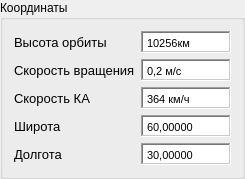
                  <widget class="QGroupBox" name="groupBox_13">
                   <property name="title">
                    <string>Координаты</string>
                   </property>
                   <layout class="QVBoxLayout" name="verticalLayout_11">
                    <item>
                     <layout class="QHBoxLayout" name="horizontalLayout_23">
                      <item>
                       <widget class="QLabel" name="label_49">
                        <property name="minimumSize">
                         <size>
                          <width>120</width>
                          <height>0</height>
                         </size>
                        </property>
                        <property name="font">
                         <font>
                          <pointsize>10</pointsize>
                         </font>
                        </property>
                        <property name="text">
                         <string>Высота орбиты</string>
                        </property>
                       </widget>
                      </item>
                      <item>
                       <widget class="QTextEdit" name="textEdit_18">
                        <property name="sizePolicy">
                         <sizepolicy hsizetype="Preferred" vsizetype="Expanding">
                          <horstretch>0</horstretch>
                          <verstretch>0</verstretch>
                         </sizepolicy>
                        </property>
                        <property name="minimumSize">
                         <size>
                          <width>85</width>
                          <height>0</height>
                         </size>
                        </property>
                        <property name="maximumSize">
                         <size>
                          <width>90</width>
                          <height>22</height>
                         </size>
                        </property>
                        <property name="font">
                         <font>
                          <pointsize>11</pointsize>
                         </font>
                        </property>
                        <property name="frameShape">
                         <enum>QFrame::WinPanel</enum>
                        </property>
                        <property name="frameShadow">
                         <enum>QFrame::Sunken</enum>
                        </property>
                        <property name="verticalScrollBarPolicy">
                         <enum>Qt::ScrollBarAlwaysOff</enum>
                        </property>
                        <property name="horizontalScrollBarPolicy">
                         <enum>Qt::ScrollBarAlwaysOff</enum>
                        </property>
                        <property name="html">
                         <string>&lt;!DOCTYPE HTML PUBLIC &quot;-//W3C//DTD HTML 4.0//EN&quot; &quot;http://www.w3.org/TR/REC-html40/strict.dtd&quot;&gt;
&lt;html&gt;&lt;head&gt;&lt;meta name=&quot;qrichtext&quot; content=&quot;1&quot; /&gt;&lt;meta charset=&quot;utf-8&quot; /&gt;&lt;style type=&quot;text/css&quot;&gt;
p, li { white-space: pre-wrap; }
hr { height: 1px; border-width: 0; }
li.unchecked::marker { content: &quot;\2610&quot;; }
li.checked::marker { content: &quot;\2612&quot;; }
&lt;/style&gt;&lt;/head&gt;&lt;body style=&quot; font-family:'Segoe UI'; font-size:11pt; font-weight:400; font-style:normal;&quot;&gt;
&lt;p style=&quot; margin-top:0px; margin-bottom:0px; margin-left:0px; margin-right:0px; -qt-block-indent:0; text-indent:0px;&quot;&gt;&lt;span style=&quot; font-family:'MS Shell Dlg 2'; font-size:8.25pt; color:#000000;&quot;&gt;10256км&lt;/span&gt;&lt;/p&gt;&lt;/body&gt;&lt;/html&gt;</string>
                        </property>
                       </widget>
                      </item>
                     </layout>
                    </item>
                    <item>
                     <layout class="QHBoxLayout" name="horizontalLayout_24">
                      <item>
                       <widget class="QLabel" name="label_50">
                        <property name="minimumSize">
                         <size>
                          <width>120</width>
                          <height>0</height>
                         </size>
                        </property>
                        <property name="font">
                         <font>
                          <pointsize>10</pointsize>
                         </font>
                        </property>
                        <property name="text">
                         <string>Скорость вращения</string>
                        </property>
                       </widget>
                      </item>
                      <item>
                       <widget class="QTextEdit" name="textEdit_19">
                        <property name="sizePolicy">
                         <sizepolicy hsizetype="Preferred" vsizetype="Expanding">
                          <horstretch>0</horstretch>
                          <verstretch>0</verstretch>
                         </sizepolicy>
                        </property>
                        <property name="minimumSize">
                         <size>
                          <width>85</width>
                          <height>0</height>
                         </size>
                        </property>
                        <property name="maximumSize">
                         <size>
                          <width>90</width>
                          <height>22</height>
                         </size>
                        </property>
                        <property name="font">
                         <font>
                          <pointsize>11</pointsize>
                         </font>
                        </property>
                        <property name="frameShape">
                         <enum>QFrame::WinPanel</enum>
                        </property>
                        <property name="frameShadow">
                         <enum>QFrame::Sunken</enum>
                        </property>
                        <property name="verticalScrollBarPolicy">
                         <enum>Qt::ScrollBarAlwaysOff</enum>
                        </property>
                        <property name="horizontalScrollBarPolicy">
                         <enum>Qt::ScrollBarAlwaysOff</enum>
                        </property>
                        <property name="html">
                         <string>&lt;!DOCTYPE HTML PUBLIC &quot;-//W3C//DTD HTML 4.0//EN&quot; &quot;http://www.w3.org/TR/REC-html40/strict.dtd&quot;&gt;
&lt;html&gt;&lt;head&gt;&lt;meta name=&quot;qrichtext&quot; content=&quot;1&quot; /&gt;&lt;meta charset=&quot;utf-8&quot; /&gt;&lt;style type=&quot;text/css&quot;&gt;
p, li { white-space: pre-wrap; }
hr { height: 1px; border-width: 0; }
li.unchecked::marker { content: &quot;\2610&quot;; }
li.checked::marker { content: &quot;\2612&quot;; }
&lt;/style&gt;&lt;/head&gt;&lt;body style=&quot; font-family:'Segoe UI'; font-size:11pt; font-weight:400; font-style:normal;&quot;&gt;
&lt;p style=&quot; margin-top:0px; margin-bottom:0px; margin-left:0px; margin-right:0px; -qt-block-indent:0; text-indent:0px;&quot;&gt;&lt;span style=&quot; font-family:'MS Shell Dlg 2'; font-size:8.25pt; color:#000000;&quot;&gt;0,2 м/с&lt;/span&gt;&lt;/p&gt;&lt;/body&gt;&lt;/html&gt;</string>
                        </property>
                       </widget>
                      </item>
                     </layout>
                    </item>
                    <item>
                     <layout class="QHBoxLayout" name="horizontalLayout_25">
                      <item>
                       <widget class="QLabel" name="label_51">
                        <property name="minimumSize">
                         <size>
                          <width>120</width>
                          <height>0</height>
                         </size>
                        </property>
                        <property name="font">
                         <font>
                          <pointsize>10</pointsize>
                         </font>
                        </property>
                        <property name="text">
                         <string>Скорость КА</string>
                        </property>
                       </widget>
                      </item>
                      <item>
                       <widget class="QTextEdit" name="textEdit_20">
                        <property name="sizePolicy">
                         <sizepolicy hsizetype="Preferred" vsizetype="Expanding">
                          <horstretch>0</horstretch>
                          <verstretch>0</verstretch>
                         </sizepolicy>
                        </property>
                        <property name="minimumSize">
                         <size>
                          <width>85</width>
                          <height>0</height>
                         </size>
                        </property>
                        <property name="maximumSize">
                         <size>
                          <width>90</width>
                          <height>22</height>
                         </size>
                        </property>
                        <property name="font">
                         <font>
                          <pointsize>11</pointsize>
                         </font>
                        </property>
                        <property name="frameShape">
                         <enum>QFrame::WinPanel</enum>
                        </property>
                        <property name="frameShadow">
                         <enum>QFrame::Sunken</enum>
                        </property>
                        <property name="verticalScrollBarPolicy">
                         <enum>Qt::ScrollBarAlwaysOff</enum>
                        </property>
                        <property name="horizontalScrollBarPolicy">
                         <enum>Qt::ScrollBarAlwaysOff</enum>
                        </property>
                        <property name="html">
                         <string>&lt;!DOCTYPE HTML PUBLIC &quot;-//W3C//DTD HTML 4.0//EN&quot; &quot;http://www.w3.org/TR/REC-html40/strict.dtd&quot;&gt;
&lt;html&gt;&lt;head&gt;&lt;meta name=&quot;qrichtext&quot; content=&quot;1&quot; /&gt;&lt;meta charset=&quot;utf-8&quot; /&gt;&lt;style type=&quot;text/css&quot;&gt;
p, li { white-space: pre-wrap; }
hr { height: 1px; border-width: 0; }
li.unchecked::marker { content: &quot;\2610&quot;; }
li.checked::marker { content: &quot;\2612&quot;; }
&lt;/style&gt;&lt;/head&gt;&lt;body style=&quot; font-family:'Segoe UI'; font-size:11pt; font-weight:400; font-style:normal;&quot;&gt;
&lt;p style=&quot; margin-top:0px; margin-bottom:0px; margin-left:0px; margin-right:0px; -qt-block-indent:0; text-indent:0px;&quot;&gt;&lt;span style=&quot; font-family:'MS Shell Dlg 2'; font-size:8.25pt; color:#000000;&quot;&gt;364 км/ч&lt;/span&gt;&lt;/p&gt;&lt;/body&gt;&lt;/html&gt;</string>
                        </property>
                       </widget>
                      </item>
                     </layout>
                    </item>
                    <item>
                     <layout class="QHBoxLayout" name="horizontalLayout_26">
                      <item>
                       <widget class="QLabel" name="label_52">
                        <property name="minimumSize">
                         <size>
                          <width>120</width>
                          <height>0</height>
                         </size>
                        </property>
                        <property name="font">
                         <font>
                          <pointsize>10</pointsize>
                         </font>
                        </property>
                        <property name="text">
                         <string>Широта</string>
                        </property>
                       </widget>
                      </item>
                      <item>
                       <widget class="QTextEdit" name="textEdit_21">
                        <property name="sizePolicy">
                         <sizepolicy hsizetype="Preferred" vsizetype="Expanding">
                          <horstretch>0</horstretch>
                          <verstretch>0</verstretch>
                         </sizepolicy>
                        </property>
                        <property name="minimumSize">
                         <size>
                          <width>85</width>
                          <height>0</height>
                         </size>
                        </property>
                        <property name="maximumSize">
                         <size>
                          <width>90</width>
                          <height>22</height>
                         </size>
                        </property>
                        <property name="font">
                         <font>
                          <pointsize>11</pointsize>
                         </font>
                        </property>
                        <property name="frameShape">
                         <enum>QFrame::WinPanel</enum>
                        </property>
                        <property name="frameShadow">
                         <enum>QFrame::Sunken</enum>
                        </property>
                        <property name="verticalScrollBarPolicy">
                         <enum>Qt::ScrollBarAlwaysOff</enum>
                        </property>
                        <property name="horizontalScrollBarPolicy">
                         <enum>Qt::ScrollBarAlwaysOff</enum>
                        </property>
                        <property name="html">
                         <string>&lt;!DOCTYPE HTML PUBLIC &quot;-//W3C//DTD HTML 4.0//EN&quot; &quot;http://www.w3.org/TR/REC-html40/strict.dtd&quot;&gt;
&lt;html&gt;&lt;head&gt;&lt;meta name=&quot;qrichtext&quot; content=&quot;1&quot; /&gt;&lt;meta charset=&quot;utf-8&quot; /&gt;&lt;style type=&quot;text/css&quot;&gt;
p, li { white-space: pre-wrap; }
hr { height: 1px; border-width: 0; }
li.unchecked::marker { content: &quot;\2610&quot;; }
li.checked::marker { content: &quot;\2612&quot;; }
&lt;/style&gt;&lt;/head&gt;&lt;body style=&quot; font-family:'Segoe UI'; font-size:11pt; font-weight:400; font-style:normal;&quot;&gt;
&lt;p style=&quot; margin-top:0px; margin-bottom:0px; margin-left:0px; margin-right:0px; -qt-block-indent:0; text-indent:0px;&quot;&gt;&lt;span style=&quot; font-family:'MS Shell Dlg 2'; font-size:8.25pt; color:#000000;&quot;&gt;60,00000&lt;/span&gt;&lt;/p&gt;&lt;/body&gt;&lt;/html&gt;</string>
                        </property>
                       </widget>
                      </item>
                     </layout>
                    </item>
                    <item>
                     <layout class="QHBoxLayout" name="horizontalLayout_27">
                      <item>
                       <widget class="QLabel" name="label_53">
                        <property name="minimumSize">
                         <size>
                          <width>120</width>
                          <height>0</height>
                         </size>
                        </property>
                        <property name="font">
                         <font>
                          <pointsize>10</pointsize>
                         </font>
                        </property>
                        <property name="text">
                         <string>Долгота</string>
                        </property>
                       </widget>
                      </item>
                      <item>
                       <widget class="QTextEdit" name="textEdit_22">
                        <property name="sizePolicy">
                         <sizepolicy hsizetype="Preferred" vsizetype="Expanding">
                          <horstretch>0</horstretch>
                          <verstretch>0</verstretch>
                         </sizepolicy>
                        </property>
                        <property name="minimumSize">
                         <size>
                          <width>85</width>
                          <height>0</height>
                         </size>
                        </property>
                        <property name="maximumSize">
                         <size>
                          <width>90</width>
                          <height>22</height>
                         </size>
                        </property>
                        <property name="font">
                         <font>
                          <pointsize>11</pointsize>
                         </font>
                        </property>
                        <property name="frameShape">
                         <enum>QFrame::WinPanel</enum>
                        </property>
                        <property name="frameShadow">
                         <enum>QFrame::Sunken</enum>
                        </property>
                        <property name="verticalScrollBarPolicy">
                         <enum>Qt::ScrollBarAlwaysOff</enum>
                        </property>
                        <property name="horizontalScrollBarPolicy">
                         <enum>Qt::ScrollBarAlwaysOff</enum>
                        </property>
                        <property name="html">
                         <string>&lt;!DOCTYPE HTML PUBLIC &quot;-//W3C//DTD HTML 4.0//EN&quot; &quot;http://www.w3.org/TR/REC-html40/strict.dtd&quot;&gt;
&lt;html&gt;&lt;head&gt;&lt;meta name=&quot;qrichtext&quot; content=&quot;1&quot; /&gt;&lt;meta charset=&quot;utf-8&quot; /&gt;&lt;style type=&quot;text/css&quot;&gt;
p, li { white-space: pre-wrap; }
hr { height: 1px; border-width: 0; }
li.unchecked::marker { content: &quot;\2610&quot;; }
li.checked::marker { content: &quot;\2612&quot;; }
&lt;/style&gt;&lt;/head&gt;&lt;body style=&quot; font-family:'Segoe UI'; font-size:11pt; font-weight:400; font-style:normal;&quot;&gt;
&lt;p style=&quot; margin-top:0px; margin-bottom:0px; margin-left:0px; margin-right:0px; -qt-block-indent:0; text-indent:0px;&quot;&gt;&lt;span style=&quot; font-family:'MS Shell Dlg 2'; font-size:8.25pt; color:#000000;&quot;&gt;30,00000&lt;/span&gt;&lt;/p&gt;&lt;/body&gt;&lt;/html&gt;</string>
                        </property>
                       </widget>
                      </item>
                     </layout>
                    </item>
                   </layout>
                  </widget>
